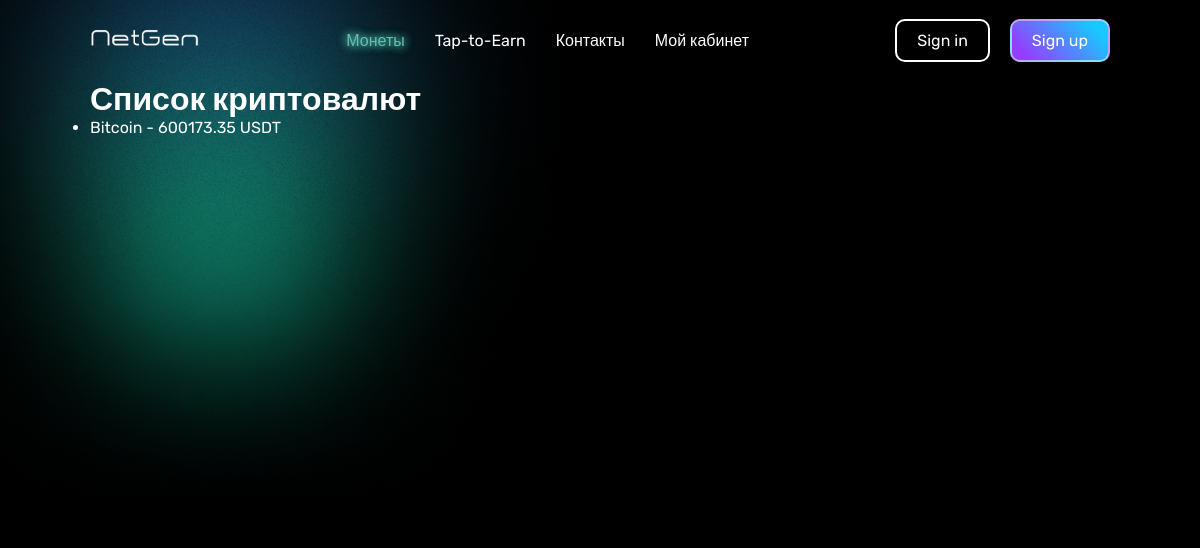
Before: /coins/ with the older database file.
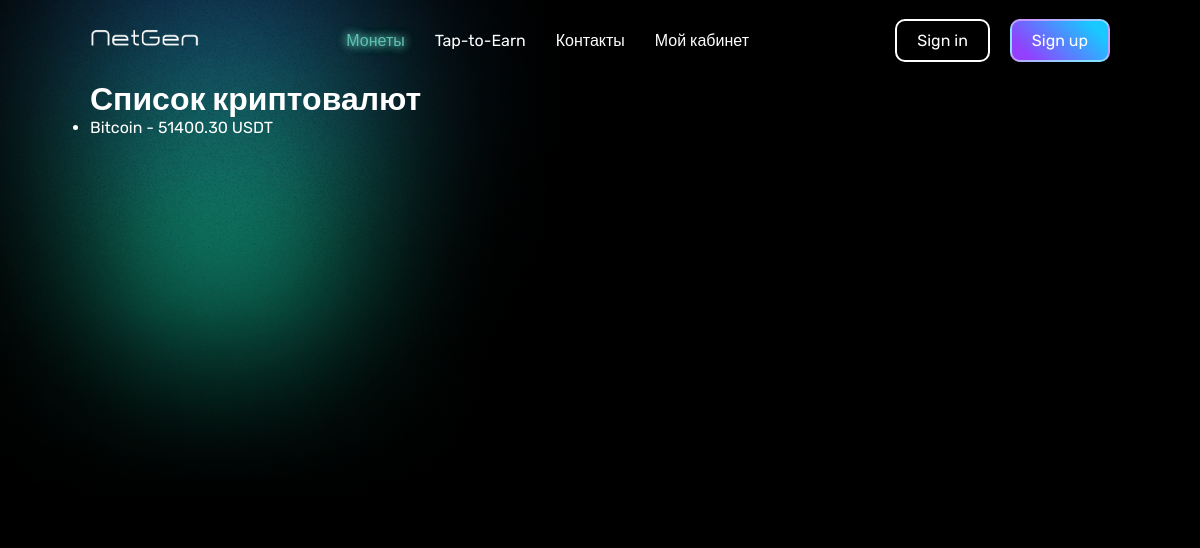
After: the same page with the newer database file.
### coins/models.py (models this page shows, shortened)
class Coin(models.Model):
    name = models.CharField(max_length=100)
    symbol = models.CharField(max_length=10)
    market_cap = models.DecimalField(max_digits=20, decimal_places=2)
    total_supply = models.DecimalField(max_digits=20, decimal_places=2)
    current_price = models.DecimalField(max_digits=20, decimal_places=2, blank=True, null=True)

### coins/views.py (the view)
# urls.py: path('', coin_list, name='coin_list'),
def coin_list(request):
    coins = Coin.objects.all()
    return render(request, 'coins.html', {'coins': coins})

### coins/templates/coins.html
{% extends "base.html" %}
{% block content %}
<h1>Список криптовалют</h1>
<ul>
    {% for coin in coins %}
    <li>
        <a href="{% url "coin_detail" coin.id %}">{{ coin.name }} - {{ coin.current_price }} USDT</a>
    </li>
    {% endfor %}
</ul>
{% endblock %}

Changed rows visible on the page:
changed Coin "Bitcoin": current_price "600173.35" → "51400.30"
